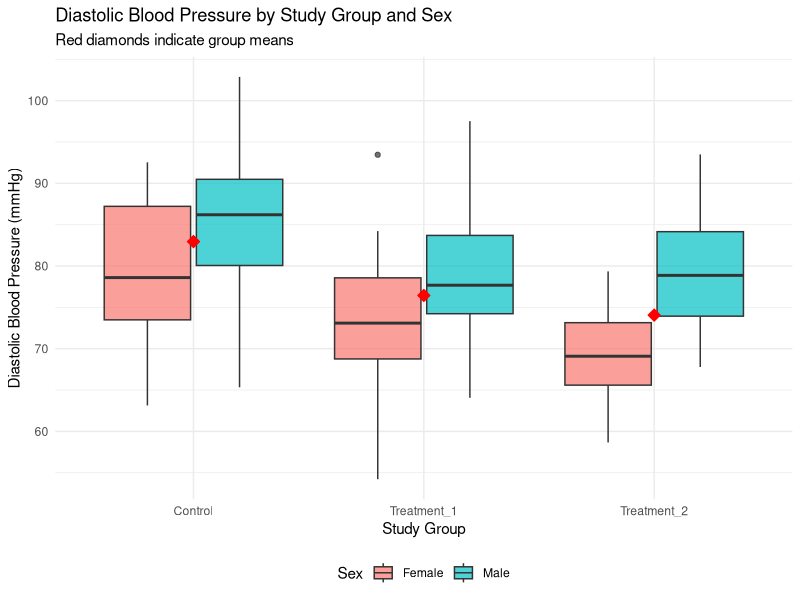
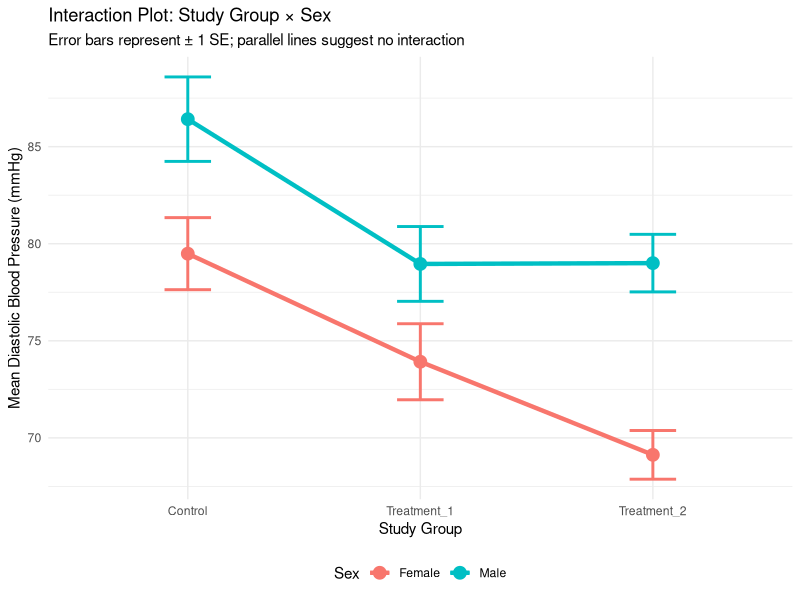
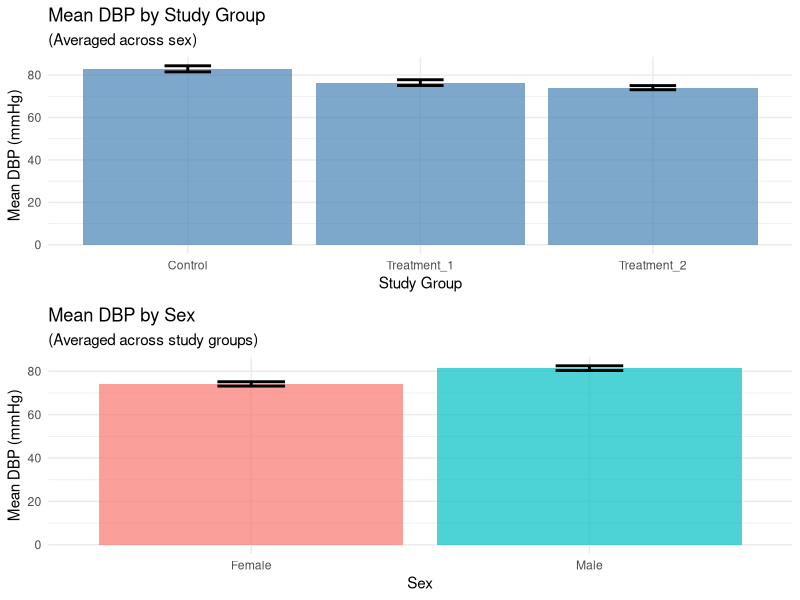
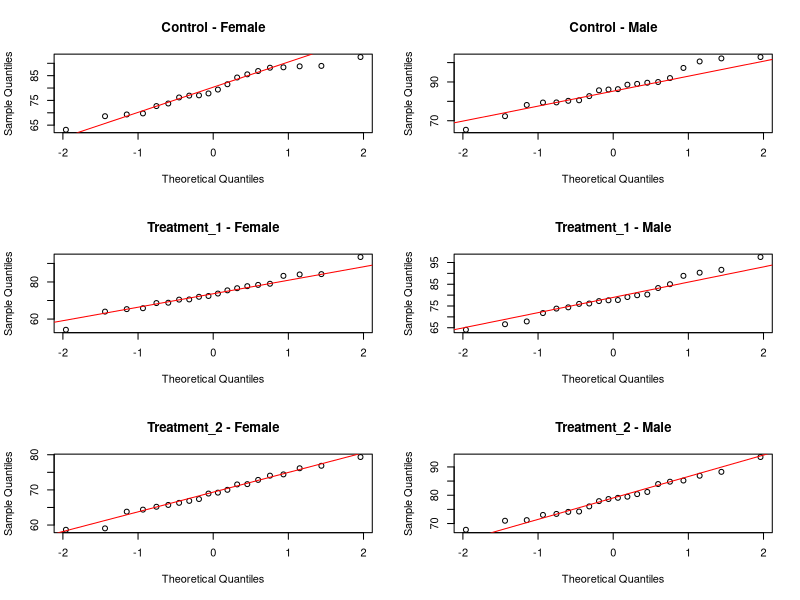
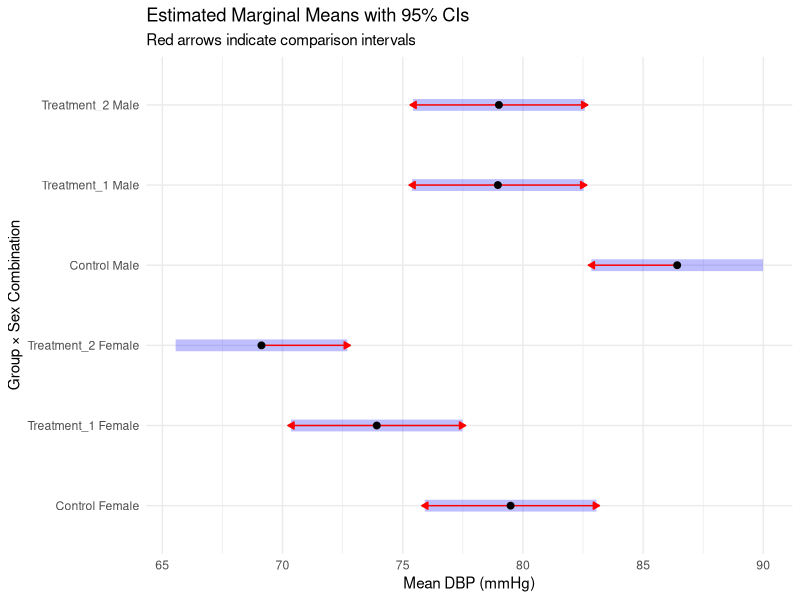
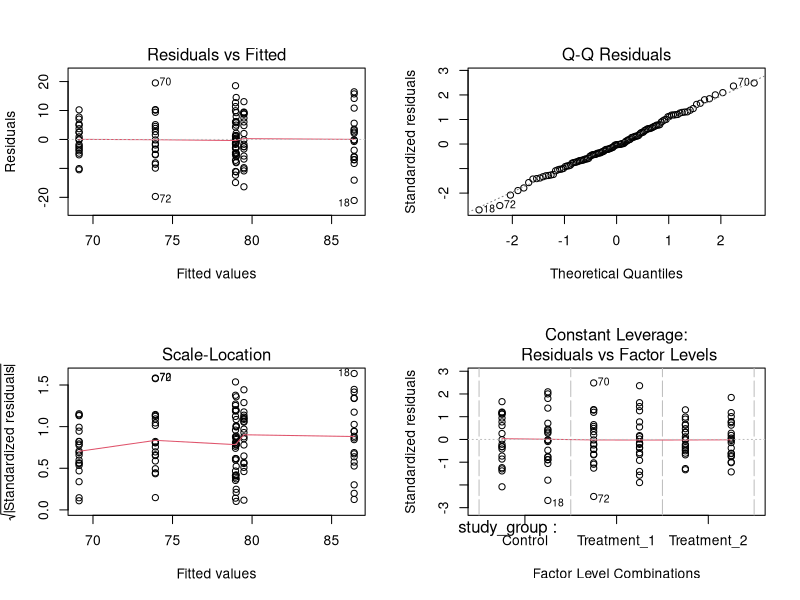

R code for these plots, in order:
## ---- chunk 1
knitr::opts_chunk$set(echo = TRUE, warning = FALSE, message = FALSE,
                      fig.width = 12, fig.height = 8)
## ---- chunk 2
library(tidyverse)
library(knitr)
library(ggplot2)
library(car)
library(emmeans)
library(gridExtra)
## ---- chunk 3
# NOTE: Update this section with the correct dataset path and variable names
# based on Table 12.15 reference

# Example: If using INFANTBP or similar dataset
# Adjust file path and variable names as needed

# PLACEHOLDER - Replace with actual dataset
# data <- read.table("path_to_data.txt",
#                    header = TRUE,
#                    sep = "\t",
#                    quote = "'\"",
#                    strip.white = TRUE)

# For demonstration, create sample data structure
# This should be replaced with actual data loading

set.seed(123)
n_per_group <- 20

# Create sample data (REPLACE THIS WITH ACTUAL DATA)
hypertension_data <- data.frame(
  id = 1:(n_per_group * 6),
  study_group = rep(c("Control", "Treatment_1", "Treatment_2"), each = n_per_group * 2),
  sex = rep(rep(c("Male", "Female"), each = n_per_group), 3),
  dbp = c(
    # Control - Male
    rnorm(n_per_group, mean = 85, sd = 10),
    # Control - Female
    rnorm(n_per_group, mean = 80, sd = 10),
    # Treatment 1 - Male
    rnorm(n_per_group, mean = 78, sd = 9),
    # Treatment 1 - Female
    rnorm(n_per_group, mean = 75, sd = 9),
    # Treatment 2 - Male
    rnorm(n_per_group, mean = 76, sd = 8),
    # Treatment 2 - Female
    rnorm(n_per_group, mean = 72, sd = 8)
  )
)

# Convert to factors
hypertension_data <- hypertension_data %>%
  dplyr::mutate(
    study_group = factor(study_group),
    sex = factor(sex)
  )

cat("NOTE: This uses simulated data for demonstration.\n")
cat("Replace with actual data from Table 12.15.\n\n")

# Display structure
str(hypertension_data)

cat("\nSample sizes:\n")
hypertension_data %>%
  dplyr::group_by(study_group, sex) %>%
  dplyr::summarise(N = n(), .groups = 'drop') %>%
  kable(caption = "Sample Sizes by Study Group and Sex")
## ---- chunk 4
# Summary statistics by group and sex
desc_stats <- hypertension_data %>%
  dplyr::group_by(study_group, sex) %>%
  dplyr::summarise(
    N = n(),
    Mean = mean(dbp, na.rm = TRUE),
    SD = sd(dbp, na.rm = TRUE),
    SE = sd(dbp, na.rm = TRUE) / sqrt(n()),
    Median = median(dbp, na.rm = TRUE),
    Min = min(dbp, na.rm = TRUE),
    Max = max(dbp, na.rm = TRUE),
    .groups = 'drop'
  )

kable(desc_stats, digits = 2,
      caption = "Descriptive Statistics for Diastolic Blood Pressure (mmHg)")

# Overall statistics
cat("\nOverall DBP Statistics:\n")
cat("Mean:", round(mean(hypertension_data$dbp, na.rm = TRUE), 2), "mmHg\n")
cat("SD:", round(sd(hypertension_data$dbp, na.rm = TRUE), 2), "mmHg\n")
cat("Range:", round(range(hypertension_data$dbp, na.rm = TRUE), 2), "mmHg\n")
## ---- chunk 5
ggplot(hypertension_data, aes(x = study_group, y = dbp, fill = sex)) +
  geom_boxplot(alpha = 0.7, position = position_dodge(0.8)) +
  stat_summary(fun = mean, geom = "point", shape = 23, size = 3,
               position = position_dodge(0.8), color = "red", fill = "red") +
  labs(title = "Diastolic Blood Pressure by Study Group and Sex",
       subtitle = "Red diamonds indicate group means",
       x = "Study Group",
       y = "Diastolic Blood Pressure (mmHg)",
       fill = "Sex") +
  theme_minimal() +
  theme(legend.position = "bottom",
        axis.text.x = element_text(angle = 0, hjust = 0.5))
## ---- chunk 6
# Calculate means for interaction plot
interaction_data <- desc_stats %>%
  dplyr::select(study_group, sex, Mean, SE)

ggplot(interaction_data, aes(x = study_group, y = Mean, color = sex, group = sex)) +
  geom_line(linewidth = 1.5) +
  geom_point(size = 4) +
  geom_errorbar(aes(ymin = Mean - SE, ymax = Mean + SE),
                width = 0.2, linewidth = 1) +
  labs(title = "Interaction Plot: Study Group × Sex",
       subtitle = "Error bars represent ± 1 SE; parallel lines suggest no interaction",
       x = "Study Group",
       y = "Mean Diastolic Blood Pressure (mmHg)",
       color = "Sex") +
  theme_minimal() +
  theme(legend.position = "bottom")

cat("\nInteraction Interpretation:\n")
cat("- Parallel lines: No interaction (effects are additive)\n")
cat("- Non-parallel lines: Interaction present (one factor's effect depends on the other)\n")
## ---- chunk 7
# By study group
p1 <- desc_stats %>%
  dplyr::group_by(study_group) %>%
  dplyr::summarise(Mean = mean(Mean), SE = sqrt(sum(SE^2))/n(), .groups = 'drop') %>%
  ggplot(aes(x = study_group, y = Mean)) +
  geom_bar(stat = "identity", fill = "steelblue", alpha = 0.7) +
  geom_errorbar(aes(ymin = Mean - SE, ymax = Mean + SE),
                width = 0.2, linewidth = 1) +
  labs(title = "Mean DBP by Study Group",
       subtitle = "(Averaged across sex)",
       x = "Study Group",
       y = "Mean DBP (mmHg)") +
  theme_minimal()

# By sex
p2 <- desc_stats %>%
  dplyr::group_by(sex) %>%
  dplyr::summarise(Mean = mean(Mean), SE = sqrt(sum(SE^2))/n(), .groups = 'drop') %>%
  ggplot(aes(x = sex, y = Mean, fill = sex)) +
  geom_bar(stat = "identity", alpha = 0.7) +
  geom_errorbar(aes(ymin = Mean - SE, ymax = Mean + SE),
                width = 0.2, linewidth = 1) +
  labs(title = "Mean DBP by Sex",
       subtitle = "(Averaged across study groups)",
       x = "Sex",
       y = "Mean DBP (mmHg)") +
  theme_minimal() +
  theme(legend.position = "none")

grid.arrange(p1, p2, ncol = 1)
## ---- chunk 8
cat("### Normality Assessment ###\n\n")

# Shapiro-Wilk tests by group
cat("Shapiro-Wilk Tests by Study Group and Sex:\n")
cat("-------------------------------------------\n")

for (grp in levels(hypertension_data$study_group)) {
  for (s in levels(hypertension_data$sex)) {
    subset_data <- hypertension_data %>%
      dplyr::filter(study_group == grp, sex == s)

    if (nrow(subset_data) >= 3) {
      sw_test <- shapiro.test(subset_data$dbp)
      cat(sprintf("%s - %s: W = %.4f, p = %.4f\n",
                  grp, s, sw_test$statistic, sw_test$p.value))
    }
  }
}

cat("\nInterpretation: If p > 0.05, data are consistent with normality.\n\n")

# Q-Q plots
n_groups <- length(levels(hypertension_data$study_group))
n_sex <- length(levels(hypertension_data$sex))

par(mfrow = c(n_groups, n_sex))
for (grp in levels(hypertension_data$study_group)) {
  for (s in levels(hypertension_data$sex)) {
    subset_data <- hypertension_data %>%
      dplyr::filter(study_group == grp, sex == s)

    if (nrow(subset_data) >= 3) {
      qqnorm(subset_data$dbp, main = paste(grp, "-", s))
      qqline(subset_data$dbp, col = "red")
    }
  }
}
par(mfrow = c(1, 1))
## ---- chunk 9
cat("\n### Levene's Test for Homogeneity of Variance ###\n\n")

# Levene's test
levene_test <- leveneTest(dbp ~ study_group * sex, data = hypertension_data)
print(levene_test)

cat("\nInterpretation: If p > 0.05, variances are homogeneous across groups.\n")
## ---- chunk 10
cat("\n")
cat("=" %>% rep(70) %>% paste(collapse = ""), "\n")
cat("TWO-WAY ANOVA: DBP ~ Study Group + Sex + Interaction\n")
cat("=" %>% rep(70) %>% paste(collapse = ""), "\n\n")

# Fit two-way ANOVA model
anova_model <- aov(dbp ~ study_group * sex, data = hypertension_data)
anova_summary <- summary(anova_model)

print(anova_summary)

# Type III sums of squares (using car package)
cat("\n\n### Type III Sums of Squares ###\n")
cat("(For unbalanced designs)\n\n")
anova_type3 <- Anova(anova_model, type = "III")
print(anova_type3)

# Extract p-values
p_group <- anova_summary[[1]]$`Pr(>F)`[1]
p_sex <- anova_summary[[1]]$`Pr(>F)`[2]
p_interaction <- anova_summary[[1]]$`Pr(>F)`[3]

cat("\n")
cat("=" %>% rep(70) %>% paste(collapse = ""), "\n")
cat("INTERPRETATION OF TWO-WAY ANOVA RESULTS\n")
cat("=" %>% rep(70) %>% paste(collapse = ""), "\n\n")

cat("1. INTERACTION EFFECT (Study Group × Sex):\n")
cat("   ", rep("-", 40), "\n", sep = "")
cat("   F-statistic:", round(anova_summary[[1]]$`F value`[3], 3), "\n")
cat("   p-value:", format.pval(p_interaction, digits = 4), "\n")
if (is.na(p_interaction)) {
  cat("   Result: Unable to test (insufficient data)\n")
} else if (p_interaction < 0.05) {
  cat("   Result: SIGNIFICANT interaction (p < 0.05)\n")
  cat("   Interpretation: The effect of study group on DBP differs by sex,\n")
  cat("                   or vice versa. Main effects should be interpreted\n")
  cat("                   with caution.\n")
} else {
  cat("   Result: NO significant interaction (p >= 0.05)\n")
  cat("   Interpretation: The effects of study group and sex are independent.\n")
  cat("                   Main effects can be interpreted directly.\n")
}

cat("\n2. MAIN EFFECT OF STUDY GROUP:\n")
cat("   ", rep("-", 40), "\n", sep = "")
cat("   F-statistic:", round(anova_summary[[1]]$`F value`[1], 3), "\n")
cat("   p-value:", format.pval(p_group, digits = 4), "\n")
if (p_group < 0.05) {
  cat("   Result: SIGNIFICANT main effect (p < 0.05)\n")
  cat("   Interpretation: Mean DBP differs significantly among study groups,\n")
  cat("                   averaging across sex.\n")
} else {
  cat("   Result: NO significant main effect (p >= 0.05)\n")
  cat("   Interpretation: No significant differences in DBP among study groups.\n")
}

cat("\n3. MAIN EFFECT OF SEX:\n")
cat("   ", rep("-", 40), "\n", sep = "")
cat("   F-statistic:", round(anova_summary[[1]]$`F value`[2], 3), "\n")
cat("   p-value:", format.pval(p_sex, digits = 4), "\n")
if (p_sex < 0.05) {
  cat("   Result: SIGNIFICANT main effect (p < 0.05)\n")
  cat("   Interpretation: Mean DBP differs significantly between males and females,\n")
  cat("                   averaging across study groups.\n")
} else {
  cat("   Result: NO significant main effect (p >= 0.05)\n")
  cat("   Interpretation: No significant difference in DBP between sexes.\n")
}

cat("\n")
cat("=" %>% rep(70) %>% paste(collapse = ""), "\n")

# Effect sizes
ss_group <- anova_summary[[1]]$`Sum Sq`[1]
ss_sex <- anova_summary[[1]]$`Sum Sq`[2]
ss_interaction <- anova_summary[[1]]$`Sum Sq`[3]
ss_total <- sum(anova_summary[[1]]$`Sum Sq`)

eta2_group <- ss_group / ss_total
eta2_sex <- ss_sex / ss_total
eta2_interaction <- ss_interaction / ss_total

cat("\n### Effect Sizes (Eta-Squared) ###\n\n")
cat("Study Group:  η² =", round(eta2_group, 4),
    "(", round(eta2_group * 100, 2), "% of variance)\n")
cat("Sex:          η² =", round(eta2_sex, 4),
    "(", round(eta2_sex * 100, 2), "% of variance)\n")
cat("Interaction:  η² =", round(eta2_interaction, 4),
    "(", round(eta2_interaction * 100, 2), "% of variance)\n")
## ---- chunk 11
cat("\n### Estimated Marginal Means (EMMs) ###\n\n")

# EMMs for study group
emm_group <- emmeans(anova_model, ~ study_group)
cat("Study Group:\n")
print(summary(emm_group))

# EMMs for sex
emm_sex <- emmeans(anova_model, ~ sex)
cat("\nSex:\n")
print(summary(emm_sex))

# EMMs for interaction
emm_interaction <- emmeans(anova_model, ~ study_group * sex)
cat("\nStudy Group × Sex:\n")
print(summary(emm_interaction))
## ---- chunk 12
cat("\n### Pairwise Comparisons with Tukey Adjustment ###\n\n")

# Study group comparisons
if (p_group < 0.05) {
  cat("Study Group Comparisons:\n")
  cat("------------------------\n")
  pairs_group <- pairs(emm_group, adjust = "tukey")
  print(summary(pairs_group))
}

# If significant interaction, do simple effects
if (!is.na(p_interaction) && p_interaction < 0.05) {
  cat("\n\nSimple Effects (due to significant interaction):\n")
  cat("------------------------------------------------\n")

  cat("\nEffect of Study Group within each Sex:\n")
  simple_group <- emmeans(anova_model, ~ study_group | sex)
  pairs_simple_group <- pairs(simple_group, adjust = "tukey")
  print(summary(pairs_simple_group))

  cat("\n\nEffect of Sex within each Study Group:\n")
  simple_sex <- emmeans(anova_model, ~ sex | study_group)
  pairs_simple_sex <- pairs(simple_sex, adjust = "tukey")
  print(summary(pairs_simple_sex))
}

# Visualize pairwise comparisons
cat("\n")
plot(emm_interaction, comparisons = TRUE) +
  labs(title = "Estimated Marginal Means with 95% CIs",
       subtitle = "Red arrows indicate comparison intervals",
       x = "Mean DBP (mmHg)",
       y = "Group × Sex Combination") +
  theme_minimal()
## ---- chunk 13
cat("\n### Model Diagnostic Plots ###\n\n")

par(mfrow = c(2, 2))
plot(anova_model)
par(mfrow = c(1, 1))

cat("\nDiagnostic Interpretation:\n")
cat("1. Residuals vs Fitted: Should show random scatter (constant variance)\n")
cat("2. Q-Q Plot: Points should follow line (normality)\n")
cat("3. Scale-Location: Should show random scatter (homoscedasticity)\n")
cat("4. Residuals vs Leverage: Identify influential points\n")
## ---- chunk 14
cat("\n\n")
cat("=" %>% rep(70) %>% paste(collapse = ""), "\n")
cat("SUMMARY OF FINDINGS\n")
cat("=" %>% rep(70) %>% paste(collapse = ""), "\n\n")

cat("Sample Sizes:\n")
print(table(hypertension_data$study_group, hypertension_data$sex))

cat("\n\nMean DBP by Study Group and Sex:\n")
desc_stats %>%
  dplyr::select(study_group, sex, N, Mean, SD) %>%
  kable(digits = 2)

cat("\n\nANOVA Results Summary:\n")
cat("----------------------\n")
cat("Study Group:  F =", round(anova_summary[[1]]$`F value`[1], 3),
    ", p =", format.pval(p_group, digits = 4),
    ifelse(p_group < 0.05, "***", ""), "\n")
cat("Sex:          F =", round(anova_summary[[1]]$`F value`[2], 3),
    ", p =", format.pval(p_sex, digits = 4),
    ifelse(p_sex < 0.05, "***", ""), "\n")
cat("Interaction:  F =", round(anova_summary[[1]]$`F value`[3], 3),
    ", p =", format.pval(p_interaction, digits = 4),
    ifelse(!is.na(p_interaction) && p_interaction < 0.05, "***", ""), "\n")
cat("(*** indicates p < 0.05)\n\n")

cat("CONCLUSIONS:\n")
cat("------------\n")

if (!is.na(p_interaction) && p_interaction < 0.05) {
  cat("1. There is a SIGNIFICANT INTERACTION between study group and sex.\n")
  cat("   The effect of treatment on DBP differs for males and females.\n")
  cat("   Simple effects analyses should be examined for detailed interpretation.\n\n")
} else {
  cat("1. There is NO significant interaction between study group and sex.\n")
  cat("   The effects are independent and additive.\n\n")
}

if (p_group < 0.05) {
  cat("2. Study group has a SIGNIFICANT effect on DBP.\n")
  cat("   Different treatment/intervention groups show different mean DBP levels.\n\n")
} else {
  cat("2. Study group does NOT have a significant effect on DBP.\n\n")
}

if (p_sex < 0.05) {
  cat("3. Sex has a SIGNIFICANT effect on DBP.\n")
  cat("   Males and females show different mean DBP levels.\n\n")
} else {
  cat("3. Sex does NOT have a significant effect on DBP.\n\n")
}

cat("=" %>% rep(70) %>% paste(collapse = ""), "\n")
## ---- chunk 15
cat("\n\nCLINICAL IMPLICATIONS:\n")
cat("---------------------\n\n")

cat("Diastolic blood pressure is an important cardiovascular risk marker.\n")
cat("Normal DBP is typically < 80 mmHg, while DBP ≥ 90 mmHg indicates hypertension.\n\n")

# Calculate proportion with high DBP
high_dbp <- hypertension_data %>%
  dplyr::mutate(hypertensive = dbp >= 90) %>%
  dplyr::group_by(study_group, sex) %>%
  dplyr::summarise(
    N = n(),
    N_Hypertensive = sum(hypertensive),
    Pct_Hypertensive = round(100 * mean(hypertensive), 1),
    .groups = 'drop'
  )

cat("Prevalence of Elevated DBP (≥ 90 mmHg):\n")
kable(high_dbp, caption = "Hypertension Prevalence by Group and Sex")

cat("\n\nIMPLICATIONS OF FINDINGS:\n")

if (p_group < 0.05) {
  cat("- Treatment/intervention effects on blood pressure were observed\n")
  cat("- Groups should be managed according to their BP profiles\n")
}

if (p_sex < 0.05) {
  cat("- Sex differences in DBP suggest need for sex-specific considerations\n")
  cat("- Treatment approaches may need to account for biological sex\n")
}

if (!is.na(p_interaction) && p_interaction < 0.05) {
  cat("- The interaction suggests that treatment effectiveness may differ by sex\n")
  cat("- Personalized treatment strategies accounting for sex may be warranted\n")
}
## ---- chunk 16
sessionInfo()
